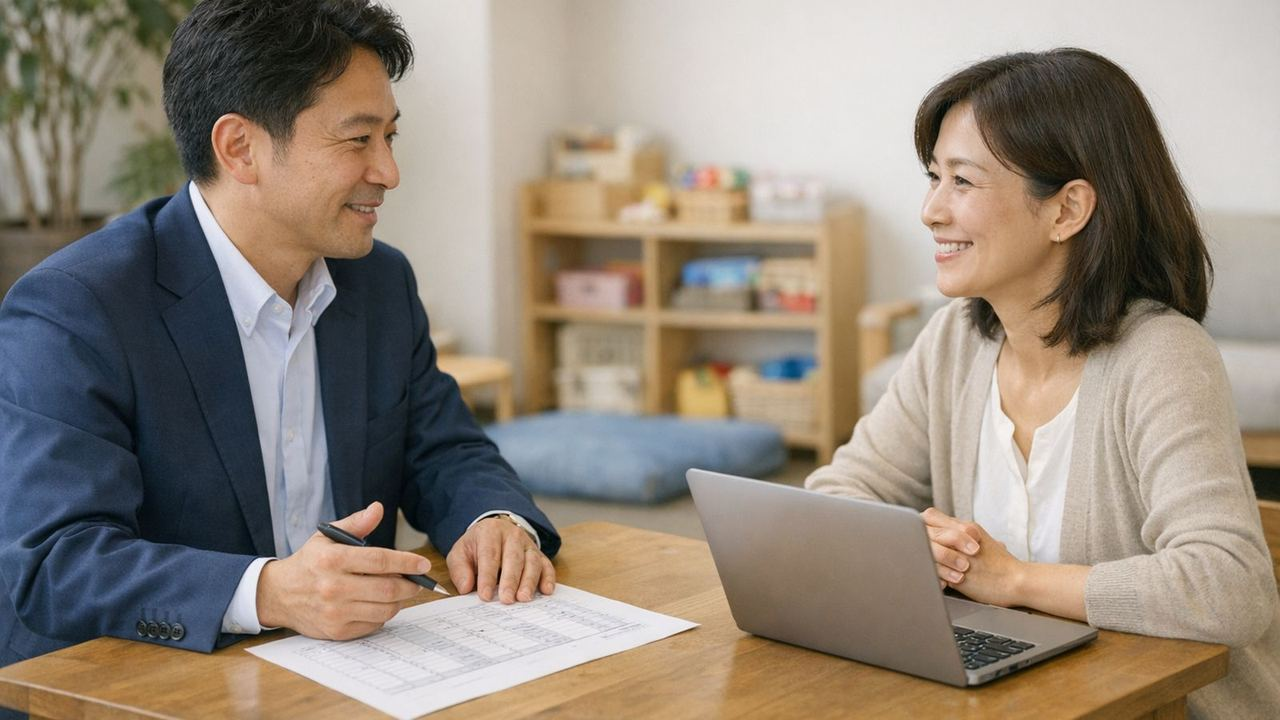
#> input picture scratchpad/f119-portal/photos/a.jpg, 1280 x 720 px
$ python snspipe.py --in ../../../../scratchpad/f119-portal/photos/a.jpg --mode carousel
#> lines starting #> are read from the running program, lines starting #| are printed output that depends on the picture
#!/usr/bin/env python3
"""
snspipe.py - イベント現場向け SNS 素材生成パイプライン

使い方:
  # ストーリー（9:16・テキスト帯付き）
  python3 snspipe.py --in /mnt/user-data/uploads --mode story \
      --badge "NOW 13:00" --headline "午後も受付中" --sub "17:00まで / 出入り自由" \
      --note "tane｜LAB  グランフロント大阪" --prefix s1300

  # カルーセル（4:5）
  python3 snspipe.py --in /mnt/user-data/uploads --mode carousel --prefix c1300

  # リール（9:16 mp4・複数枚をKen Burnsでつなぐ）
  python3 snspipe.py --in /mnt/user-data/uploads --mode reel \
      --headline "つくる楽しさを、" --sub "すべての子どもに。" --prefix r1700

  # 座標グリッド（手動ぼかし領域を決めるための下見）
  python3 snspipe.py --in /mnt/user-data/uploads --mode grid --prefix G

オプション:
  --noblur            自動顔ぼかしを無効化
  --band x0,y0,x1,y1  手動ぼかし領域を%指定（複数回指定可）
  --sec 3.0           リール1枚あたりの秒数
  --focus 0.5,0.45    クロップ中心（x%,y%）
  --zoom 1.0          1.0未満で寄る
  --bg / --accent     ブランドカラー（HEX）

注意: 自動顔検出は横顔・小さい顔・遮蔽された顔を取りこぼす。
      出力は必ず目視確認し、漏れは --band で補うこと。
"""
import argparse, glob, os, subprocess, sys
import cv2, numpy as np
from PIL import Image, ImageOps, ImageDraw, ImageFilter, ImageEnhance, ImageFont

NAVY = (10, 22, 48)      # 既定の背景色（--bg で上書き）
ORANGE = (255, 138, 0)   # 既定のアクセント色（--accent で上書き）
WHITE = (255, 255, 255)


def hex2rgb(h):
    h = h.lstrip('#')
    return tuple(int(h[i:i + 2], 16) for i in (0, 2, 4))
FONT_DIR = '/usr/share/fonts/opentype/noto'


def font(weight, size):
    return ImageFont.truetype(f'{FONT_DIR}/NotoSansCJK-{weight}.ttc', size)


# ---------------- 画像処理 ----------------

def load(path):
    return ImageOps.exif_transpose(Image.open(path)).convert('RGB')


def detect_faces(im):
    """haar カスケードで顔候補を検出し、% 座標の矩形リストで返す"""
    arr = cv2.cvtColor(np.array(im), cv2.COLOR_RGB2BGR)
    h, w = arr.shape[:2]
    s = 1600 / max(h, w)
    small = cv2.resize(arr, (int(w * s), int(h * s)))
    gray = cv2.equalizeHist(cv2.cvtColor(small, cv2.COLOR_BGR2GRAY))
    cds = [cv2.CascadeClassifier(cv2.data.haarcascades + n) for n in
           ('haarcascade_frontalface_alt2.xml', 'haarcascade_profileface.xml')]
    boxes = []
    for c in cds:
        for (x, y, bw, bh) in c.detectMultiScale(gray, 1.08, 5, minSize=(22, 22)):
            boxes.append((x, y, bw, bh))
    flip = cv2.flip(gray, 1)
    for (x, y, bw, bh) in cds[1].detectMultiScale(flip, 1.08, 5, minSize=(22, 22)):
        boxes.append((gray.shape[1] - x - bw, y, bw, bh))
    out = []
    for (x, y, bw, bh) in boxes:  # 1.7倍に拡張して髪・輪郭まで覆う
        cx, cy = x + bw / 2, y + bh / 2
        ew, eh = bw * 0.85, bh * 0.85
        out.append((100 * (cx - ew) / small.shape[1], 100 * (cy - eh) / small.shape[0],
                    100 * (cx + ew) / small.shape[1], 100 * (cy + eh) / small.shape[0]))
    return out


def soft_blur(im, regions):
    """% 指定領域に羽根付きのソフトぼかし（被写界深度風）"""
    base = im.copy()
    W, H = im.size
    for (x0, y0, x1, y1) in regions:
        box = (int(W * x0 / 100), int(H * y0 / 100), int(W * x1 / 100), int(H * y1 / 100))
        if box[2] <= box[0] or box[3] <= box[1]:
            continue
        rad = max(14, int(max(box[2] - box[0], box[3] - box[1]) * 0.30))
        mask = Image.new('L', im.size, 0)
        ImageDraw.Draw(mask).rectangle(box, fill=255)
        mask = mask.filter(ImageFilter.GaussianBlur(max(6, (box[2] - box[0]) // 8)))
        base = Image.composite(base.filter(ImageFilter.GaussianBlur(rad)), base, mask)
    return base


def grade(im):
    im = ImageEnhance.Brightness(im).enhance(1.06)
    im = ImageEnhance.Contrast(im).enhance(1.10)
    im = ImageEnhance.Color(im).enhance(1.12)
    return im.filter(ImageFilter.UnsharpMask(radius=2, percent=60, threshold=3))


def crop(im, out_w, out_h, zoom=1.0, cx=0.5, cy=0.5):
    W, H = im.size
    ar = out_w / out_h
    if W / H > ar:
        ch = H * zoom; cw = ch * ar
    else:
        cw = W * zoom; ch = cw / ar
    if cw > W: cw = W; ch = cw / ar
    if ch > H: ch = H; cw = ch * ar
    l = min(max(W * cx - cw / 2, 0), W - cw)
    t = min(max(H * cy - ch / 2, 0), H - ch)
    return im.crop((int(l), int(t), int(l + cw), int(t + ch))).resize((out_w, out_h), Image.LANCZOS)


def prepare(path, a):
    im = load(path)
    regions = [] if a.noblur else detect_faces(im)
    for b in (a.band or []):
        regions.append(tuple(float(v) for v in b.split(',')))
    if regions:
        im = soft_blur(im, regions)
    return grade(im), len(regions)


# ---------------- テキスト合成 ----------------

# [34 lines left out: functions scrim, story_text, not called in this run]


# ---------------- 各モード ----------------

def run_carousel(files, a):
    outs = []
    for i, f in enumerate(files, 1):
        im, n = prepare(f, a)
        c = crop(im, 1080, 1350, zoom=a.zoom, cx=a.fx, cy=a.fy)
        p = f'{a.out}/{a.prefix}_{i:02d}.jpg'
        c.save(p, quality=94, subsampling=0)
        outs.append(p); print(f'  {os.path.basename(f)} -> {os.path.basename(p)} (blur:{n})')
    return outs


# [79 lines left out: functions run_story, run_reel, run_grid, not called in this run]


def main():
    ap = argparse.ArgumentParser()
    ap.add_argument('--in', dest='inp', required=True)
    ap.add_argument('--mode', choices=['carousel', 'story', 'reel', 'grid'], required=True)
    ap.add_argument('--out', default='/mnt/user-data/outputs')
    ap.add_argument('--prefix', default='post')
    ap.add_argument('--badge', default=''); ap.add_argument('--headline', default='')
    ap.add_argument('--sub', default=''); ap.add_argument('--note', default='')
    ap.add_argument('--sec', type=float, default=3.0)
    ap.add_argument('--zoom', type=float, default=1.0)
    ap.add_argument('--focus', default='0.5,0.45')
    ap.add_argument('--noblur', action='store_true')
    ap.add_argument('--band', action='append')
    ap.add_argument('--bg', default='#0A1630', help='背景/スクリム色 HEX')
    ap.add_argument('--accent', default='#FF8A00', help='アクセント色 HEX')
    a = ap.parse_args()
    global NAVY, ORANGE
    NAVY, ORANGE = hex2rgb(a.bg), hex2rgb(a.accent)
    a.fx, a.fy = (float(v) for v in a.focus.split(','))
    # シェル経由で渡された "\n" を改行として扱う
    for k in ('headline', 'sub', 'note', 'badge'):
        setattr(a, k, getattr(a, k).replace('\\n', '\n'))
    os.makedirs(a.out, exist_ok=True)

    files = []
    for pat in a.inp.split(','):
        files += sorted(glob.glob(f'{pat}/*.*') if os.path.isdir(pat) else glob.glob(pat))
    files = [f for f in files if f.lower().endswith(('.jpg', '.jpeg', '.png', '.heic', '.webp'))]
    if not files:
        sys.exit('画像が見つかりません: ' + a.inp)
    print(f'{len(files)}枚を処理 / mode={a.mode}')
    {'carousel': run_carousel, 'story': run_story,
     'reel': run_reel, 'grid': run_grid}[a.mode](files, a)
#> in load, returned value is the input picture: PIL image 1280x720 RGB; mean R, G, B 146.9, 135.3, 122.8
#> in detect_faces, `gray = cv2.equalizeHist(cv2.cvtColor(small, cv2.COLOR_BGR2GRAY))`:
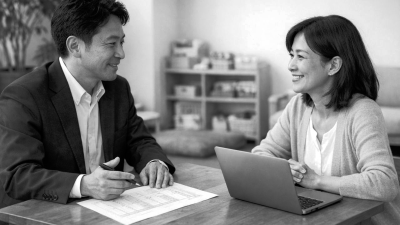
#> gray: shape (900, 1600) (shown at 1/4 size); min 0, max 255, mean 128.1
#> in detect_faces, `flip = cv2.flip(gray, 1)`:
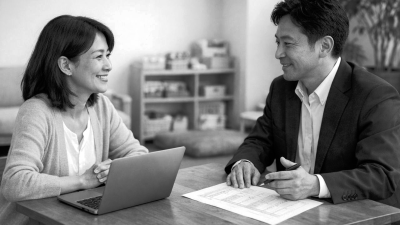
#> flip: shape (900, 1600) (shown at 1/4 size); min 0, max 255, mean 128.1
#> the loop in detect_faces, `for (x, y, bw, bh) in cds[1].detectMultiScale(flip, 1.08, 5, minSize=(..` made 1 pass
#> (x, y, bw, bh) on pass 1: (1043, 65, 258, 258)
#> after the loop in detect_faces, `for (x, y, bw, bh) in cds[1].detectMultiScale(flip, 1.08, 5, minSize=(..`: boxes = [(1108, 164, 161, 161), (1111, 136, 212, 212), (299, 65, 258, 258)]
#> the loop in detect_faces, `for (x, y, bw, bh) in boxes:` made 3 passes
#> (x, y, bw, bh, cx, cy, ew, eh) on passes 1 to 3: (1108, 164, 161, 161, 1188.5, 244.5, 136.8, 136.8), (1111, 136, 212, 212, 1217, 242, 180.2, 180.2), (299, 65, 258, 258, 428, 194, 219.3, 219.3)
#> after the loop in detect_faces, `for (x, y, bw, bh) in boxes:`: out = [(65.73, 11.96, 82.83, 42.37), (64.8, 6.87, 87.33, 46.91), (13.04, -2.81, 40.46, 45.92)]
#> in prepare, `regions = [] if a.noblur else detect_faces(im)`: regions has the same summary as out in detect_faces
#> the loop in soft_blur, `for (x0, y0, x1, y1) in regions:` made 3 passes
#> (x0, y0, x1, y1, box, rad) on passes 1 to 3: (65.73, 11.96, 82.83, 42.37, (841, 86, 1060, 305), 65), (64.8, 6.87, 87.33, 46.91, (829, 49, 1117, 337), 86), (13.04, -2.81, 40.46, 45.92, (166, -20, 517, 330), 105)
#> after the loop in soft_blur, `for (x0, y0, x1, y1) in regions:`:
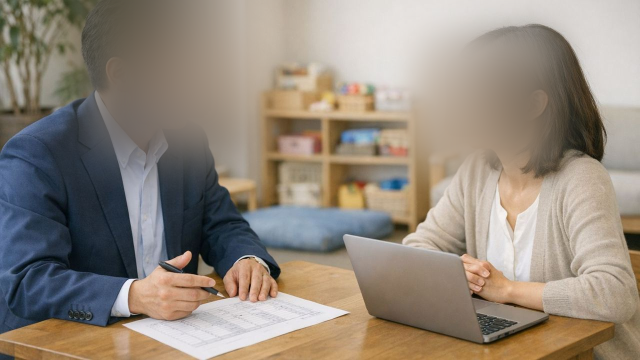
#> base: PIL image 1280x720 RGB (shown at 1/2 size); mean R, G, B 147.2, 136.3, 124
#> after the loop in soft_blur, `for (x0, y0, x1, y1) in regions:`:
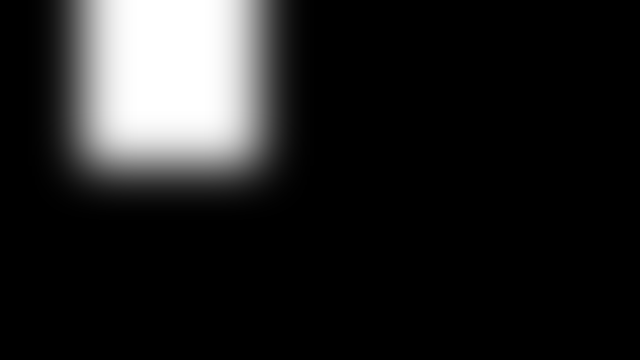
#> mask: PIL image 1280x720 L (shown at 1/2 size); min 0, max 255, mean 32.2
#> in grade, `im = ImageEnhance.Contrast(im).enhance(1.10)`:
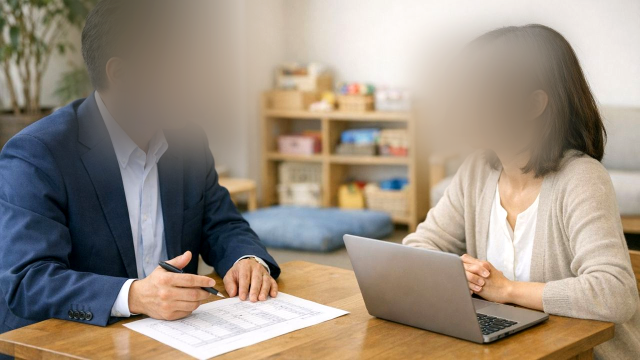
#> im: PIL image 1280x720 RGB (shown at 1/2 size); mean R, G, B 156, 143.3, 129
#> in run_carousel, `im, n = prepare(f, a)`: n = 3
#> in crop, `return im.crop((int(l), int(t), int(l + cw), int(t + ch))).resize((out..`:
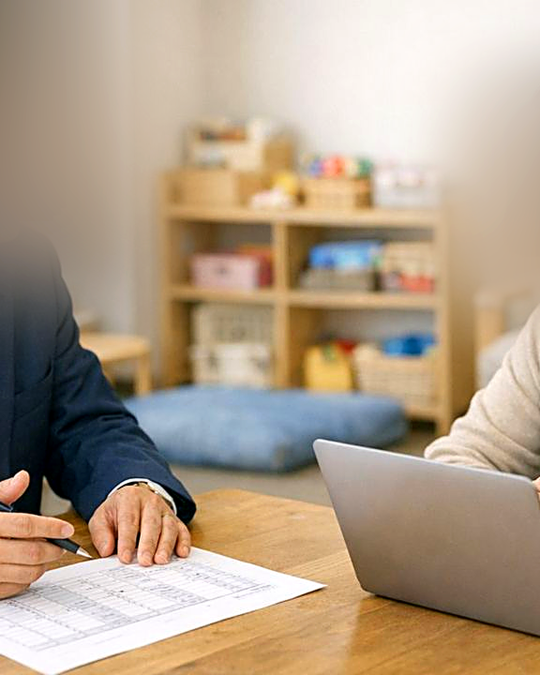
#> returned value: PIL image 1080x1350 RGB (shown at 1/2 size); mean R, G, B 177.6, 158.8, 137.7
    print('完了')


if __name__ == '__main__':
    main()

$ run again, on scratchpad/f119-portal/photos/c.jpg
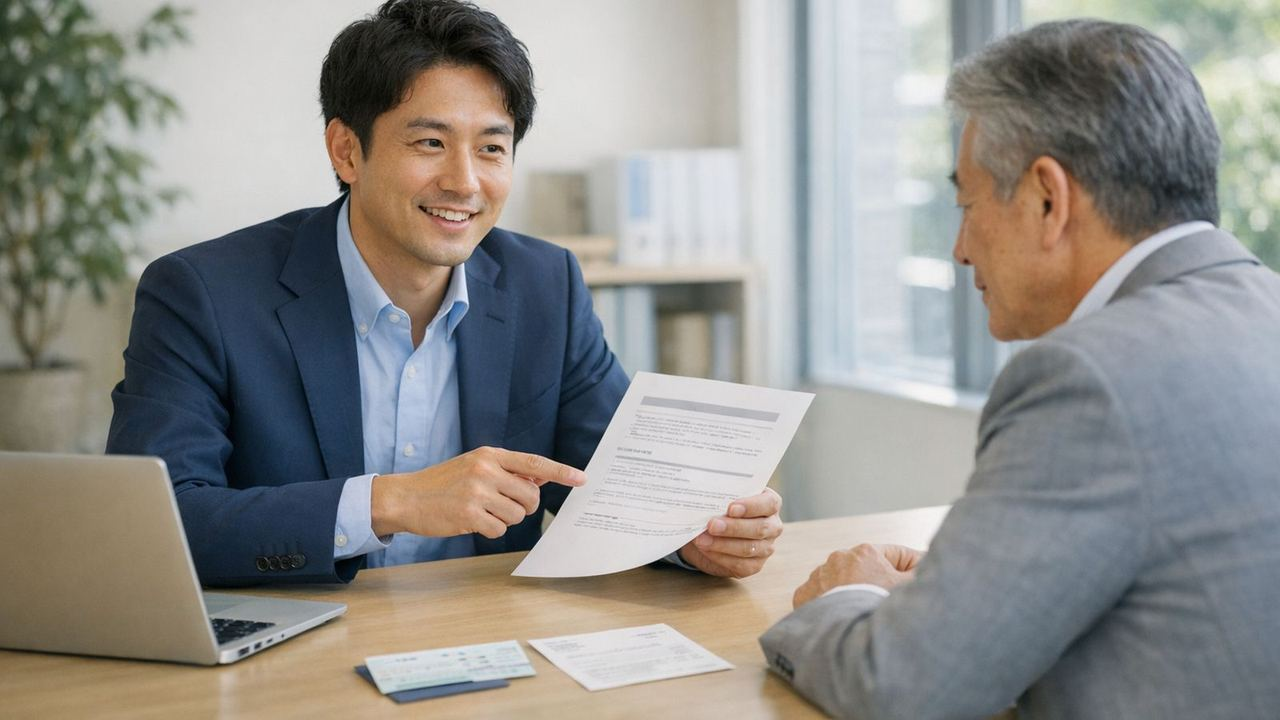
#> input picture scratchpad/f119-portal/photos/c.jpg, 1280 x 720 px
#> in load, returned value is the input picture: PIL image 1280x720 RGB; mean R, G, B 143.2, 142.1, 138.4
#> in detect_faces, `flip = cv2.flip(gray, 1)`:
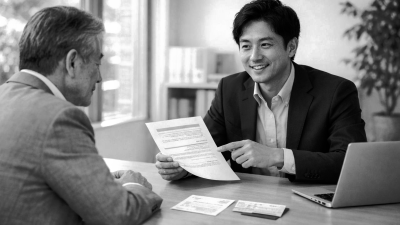
#> flip: shape (900, 1600) (shown at 1/4 size); min 0, max 255, mean 128.2
#> the loop in detect_faces, `for (x, y, bw, bh) in cds[1].detectMultiScale(flip, 1.08, 5, minSize=(..` made 1 pass
#> (x, y, bw, bh) on pass 1: (941, 65, 266, 266)
#> after the loop in detect_faces, `for (x, y, bw, bh) in cds[1].detectMultiScale(flip, 1.08, 5, minSize=(..`: boxes = [(468, 97, 212, 212), (393, 65, 266, 266)]
#> the loop in detect_faces, `for (x, y, bw, bh) in boxes:` made 2 passes
#> (x, y, bw, bh, cx, cy, ew, eh) on passes 1 to 2: (468, 97, 212, 212, 574, 203, 180.2, 180.2), (393, 65, 266, 266, 526, 198, 226.1, 226.1)
#> after the loop in detect_faces, `for (x, y, bw, bh) in boxes:`: out = [(24.61, 2.53, 47.14, 42.58), (18.74, -3.12, 47.01, 47.12)]
#> regions has the same summary as out in detect_faces
#> the loop in soft_blur, `for (x0, y0, x1, y1) in regions:` made 2 passes
#> (x0, y0, x1, y1, box, rad) on passes 1 to 2: (24.61, 2.53, 47.14, 42.58, (315, 18, 603, 306), 86), (18.74, -3.12, 47.01, 47.12, (239, -22, 601, 339), 108)
#> n = 2
#> in crop, `return im.crop((int(l), int(t), int(l + cw), int(t + ch))).resize((out..`:
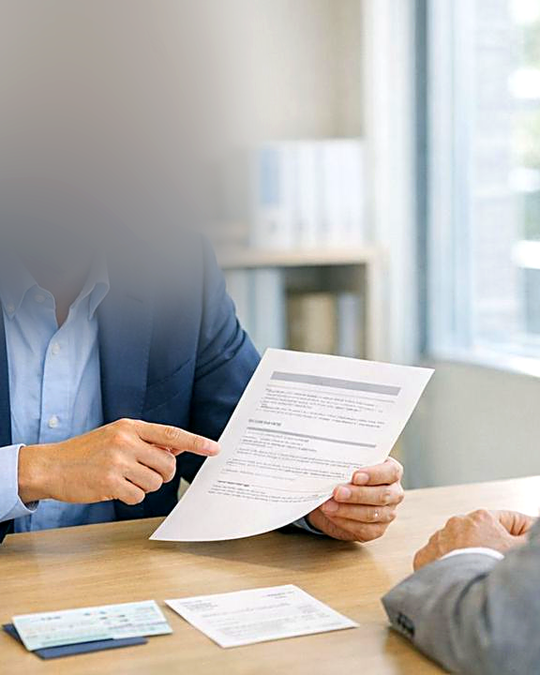
#> returned value: PIL image 1080x1350 RGB (shown at 1/2 size); mean R, G, B 181.5, 177.9, 174.1

$ run again, on scratchpad/f119-portal/photos/d.jpg
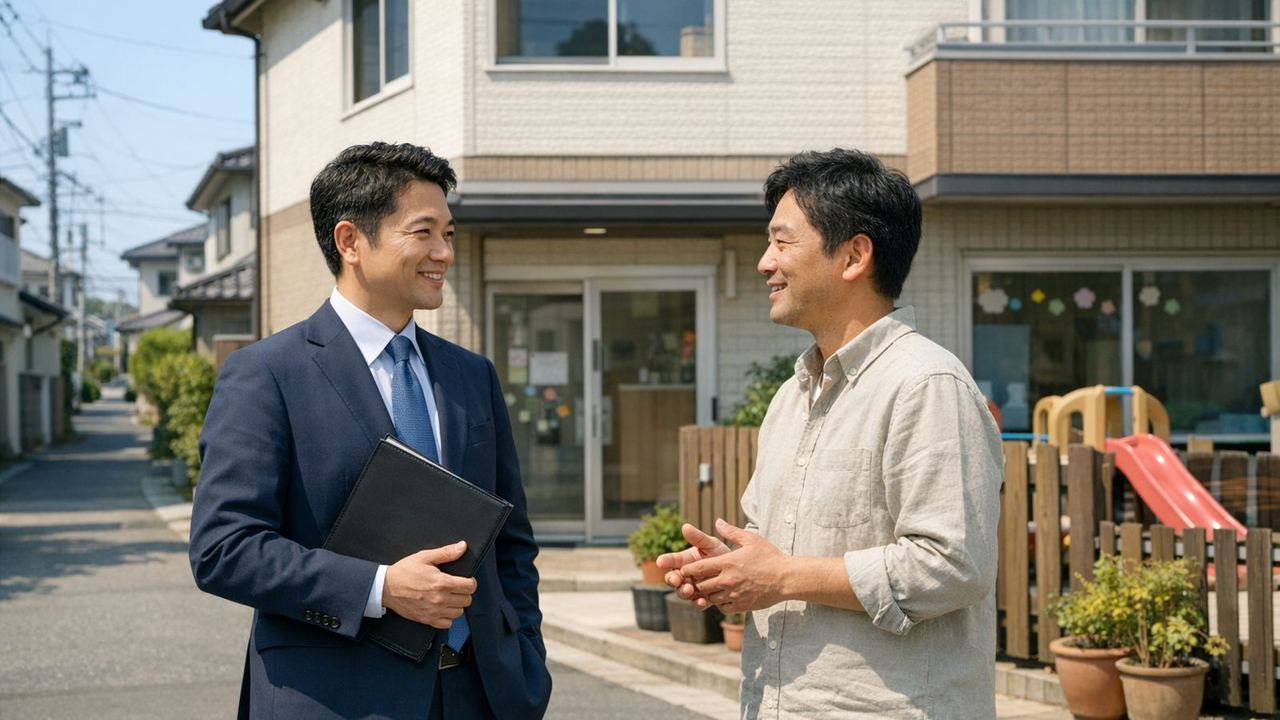
#> input picture scratchpad/f119-portal/photos/d.jpg, 1280 x 720 px
#> in load, returned value is the input picture: PIL image 1280x720 RGB; mean R, G, B 128.3, 123.8, 114.5
#> in detect_faces, `flip = cv2.flip(gray, 1)`:
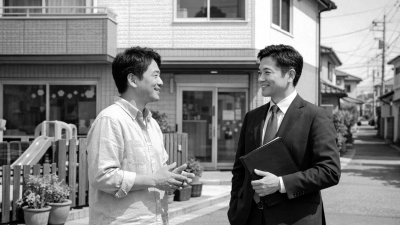
#> flip: shape (900, 1600) (shown at 1/4 size); min 0, max 255, mean 128.1
#> the loop in detect_faces, `for (x, y, bw, bh) in cds[1].detectMultiScale(flip, 1.08, 5, minSize=(..` made 1 pass
#> (x, y, bw, bh) on pass 1: (991, 213, 182, 182)
#> after the loop in detect_faces, `for (x, y, bw, bh) in cds[1].detectMultiScale(flip, 1.08, 5, minSize=(..`: boxes = [(892, 458, 46, 46), (487, 249, 117, 117), (925, 243, 141, 141), (363, 186, 206, 206), (427, 213, 182, 182)]
#> the loop in detect_faces, `for (x, y, bw, bh) in boxes:` made 5 passes
#> (x, y, bw, bh, cx, cy, ew, eh) on passes 1 to 5: (892, 458, 46, 46, 915, 481, 39.1, 39.1), (487, 249, 117, 117, 545.5, 307.5, 99.45, 99.45), (925, 243, 141, 141, 995.5, 313.5, 119.8, 119.8), (363, 186, 206, 206, 466, 289, 175.1, 175.1), (427, 213, 182, 182, 518, 304, 154.7, 154.7)
#> after the loop in detect_faces, `for (x, y, bw, bh) in boxes:`: out = [(54.74, 49.1, 59.63, 57.79), (27.88, 23.12, 40.31, 45.22), (54.73, 21.52, 69.71, 48.15), (18.18, 12.66, 40.07, 51.57), (22.71, 16.59, 42.04, 50.97)]
#> regions has the same summary as out in detect_faces
#> the loop in soft_blur, `for (x0, y0, x1, y1) in regions:` made 5 passes
#> (x0, y0, x1, y1, box, rad) on passes 1 to 5: (54.74, 49.1, 59.63, 57.79, (700, 353, 763, 416), 18), (27.88, 23.12, 40.31, 45.22, (356, 166, 515, 325), 47), (54.73, 21.52, 69.71, 48.15, (700, 154, 892, 346), 57), (18.18, 12.66, 40.07, 51.57, (232, 91, 512, 371), 84), (22.71, 16.59, 42.04, 50.97, (290, 119, 538, 366), 74)
#> n = 5
#> in crop, `return im.crop((int(l), int(t), int(l + cw), int(t + ch))).resize((out..`:
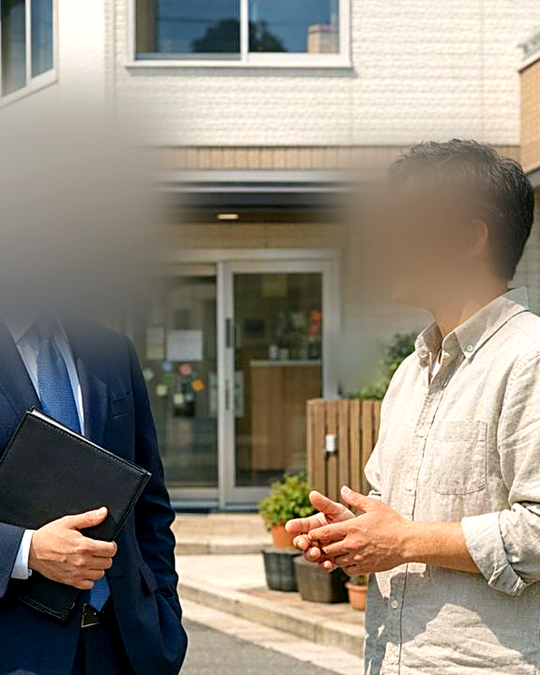
#> returned value: PIL image 1080x1350 RGB (shown at 1/2 size); mean R, G, B 145.8, 138, 124.9
